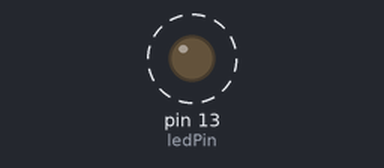
The sketch below on a simulated Arduino Uno, built with avr-gcc and run on an emulated ATmega328P. Parts: output pins drawn as LEDs (lit = HIGH). Dashed ring = blinking. What the sketch prints to the serial monitor is not drawn.

Above: at 1.6 s.
Timing chart, 0 to 4.0 s (numbered marks = the images above):
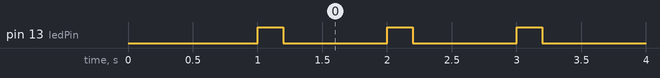

Measured:
- by itself, pin 13 (ledPin): alternates HIGH for 0.20 s and LOW for 0.80 s

The sketch:

SerialBlink.ino
```cpp
// SerialBlink
//
// To run this program the 'Serial Monitor' window must be closed during upload
// After completed upload the Serial Monitor can be opened in Tools>Serial Monitor menu item.

    int ledPin = 13;
    byte b = 0xA0;

    void setup()
    {
        pinMode(ledPin, OUTPUT);                    // init LED pin mode

        Serial.begin(9600);                         // init Serial interface
        delay(1000);                                // wait for Serial interface initializing

        Serial.println("Serial init complete!\n");  // Serial interface is now initialized
    }
    void loop()
    {
        digitalWrite(ledPin, HIGH);
        delay(200);
        digitalWrite(ledPin, LOW);
        delay(800);

        b++;
        Serial.println(b,HEX);
    }
```
